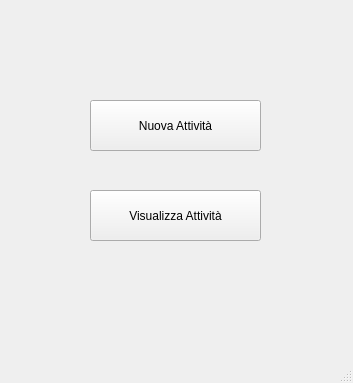
<?xml version="1.0" encoding="UTF-8"?>
<ui version="4.0">
 <class>MainWindow</class>
 <widget class="QMainWindow" name="MainWindow">
  <property name="geometry">
   <rect>
    <x>0</x>
    <y>0</y>
    <width>353</width>
    <height>383</height>
   </rect>
  </property>
  <property name="windowTitle">
   <string>MainWindow</string>
  </property>
  <widget class="QWidget" name="centralwidget">
   <widget class="QPushButton" name="newActivityButton">
    <property name="geometry">
     <rect>
      <x>90</x>
      <y>100</y>
      <width>171</width>
      <height>51</height>
     </rect>
    </property>
    <property name="text">
     <string>Nuova Attività</string>
    </property>
   </widget>
   <widget class="QPushButton" name="showActivitiesButton">
    <property name="geometry">
     <rect>
      <x>90</x>
      <y>190</y>
      <width>171</width>
      <height>51</height>
     </rect>
    </property>
    <property name="text">
     <string>Visualizza Attività</string>
    </property>
   </widget>
  </widget>
  <widget class="QMenuBar" name="menubar">
   <property name="geometry">
    <rect>
     <x>0</x>
     <y>0</y>
     <width>353</width>
     <height>24</height>
    </rect>
   </property>
  </widget>
  <widget class="QStatusBar" name="statusbar"/>
 </widget>
 <resources/>
 <connections/>
</ui>
